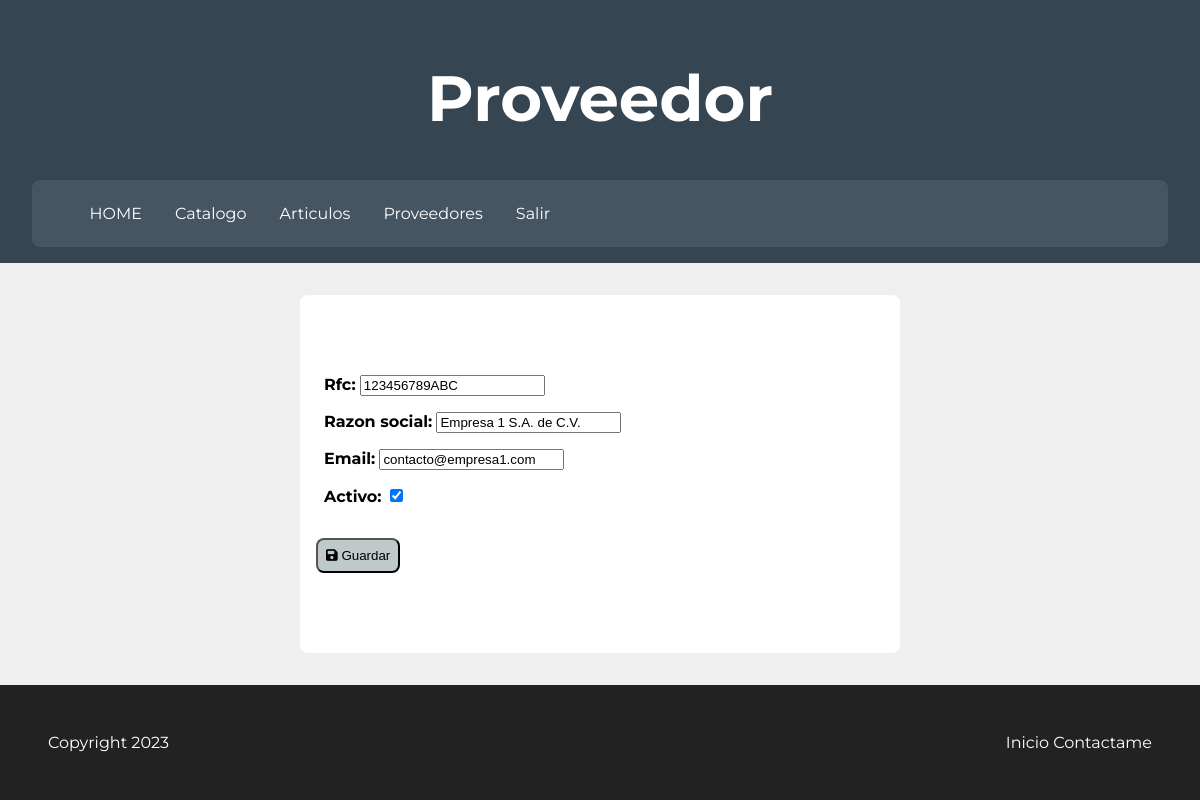
The app's page /proveedor/editar/1 (signed in) with its own data.
### catalogo/models.py (models this page shows, shortened)
class Proveedor(models.Model):
    rfc = models.CharField(max_length=13)
    razon_social = models.CharField(max_length=90)
    email = models.EmailField(max_length=90)
    fecha_alta = models.DateTimeField(auto_now_add=True)
    activo = models.BooleanField(default=True)

### catalogo/views.py (the view)
# urls.py: path('proveedor/editar/<int:id>', views.agrega_proveedor, name="editarProveedor"),
@staff_member_required
def agrega_proveedor(request, id=None):
    from catalogo.models import Proveedor
    from catalogo.forms import ProveedorForm
    obj = Proveedor.objects.filter(pk=id).first()
    form = ProveedorForm(request.POST or None, instance=obj)
    if form.is_valid():
        form.save()
        return redirect('listadoProveedor')
    parametros = {
        'form': form
    }
    return TemplateResponse(request, 'proveedor.html', parametros)

### catalogo/forms.py
class ProveedorForm(forms.ModelForm):
    class Meta:
        model =  Proveedor
        fields = '__all__'

### templates/proveedor.html (shortened to what this page needs)
{% extends 'base.html' %}
{% block cabecera %}
<h1 id="titulo">Proveedor</h1>
{% endblock %}
{% block content %}
    <section class="cont_form">
        <form action="" method="POST" enctype="application/x-www-form-urlencoded" novalidate>
            {{form.as_p}}
            <button type="submit" class="btn_guardar">
                <icon class="fa fa-floppy-disk"></icon> Guardar
            </button>
        </form>
    </section>
{% endblock %}

### static/styles/base.css (style rules this page uses)
html { font-family: 'Montserrat', sans-serif; }
body { margin: 0; background-color: #efefef; display: grid; min-height: 100vh; grid-template-rows: auto 1fr auto; }
.btn_guardar { transition: background-color 0.4s ease; background-color: #bfc9ca; color: black; padding: 0.3rem; border-radius: 0.5rem; cursor: pointer; }
header h1 { font-size: 4rem; text-align: center; }
.cont_form { width: 50%; margin: 2rem auto; background-color: #fff; border-radius: .5rem; display: flex; align-items: center; }
section.cont_form label { font-weight: bold; }
section.cont_form p { margin-left : 1rem; margin-right: 1rem; padding-left: 0.5rem; margin-right: 0.5rem; padding-bottom: 0; }
section.cont_form button { margin: 1rem; padding: 0.5rem; }

### records on screen
Proveedor: rfc "123456789ABC", razon_social "Empresa 1 S.A. de C.V.", email "contacto@empresa1.com", activo "☑"
